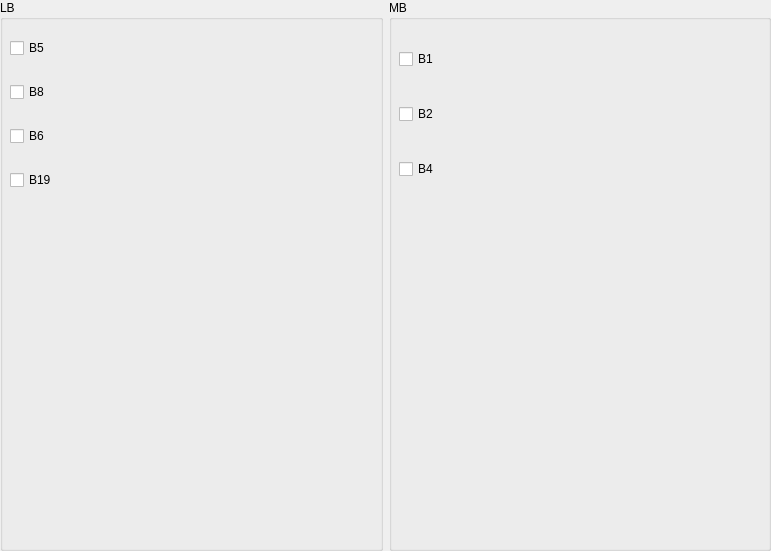
      <widget class="QWidget" name="page_wcdma">
       <property name="geometry">
        <rect>
         <x>0</x>
         <y>0</y>
         <width>771</width>
         <height>551</height>
        </rect>
       </property>
       <attribute name="label">
        <string>WCDMA</string>
       </attribute>
       <widget class="QWidget" name="layoutWidget">
        <property name="geometry">
         <rect>
          <x>0</x>
          <y>0</y>
          <width>771</width>
          <height>551</height>
         </rect>
        </property>
        <layout class="QHBoxLayout" name="horizontalLayout_bnads_wcdma">
         <item>
          <widget class="QGroupBox" name="groupBox_lb_wcdma">
           <property name="title">
            <string>LB</string>
           </property>
           <widget class="QWidget" name="layoutWidget_3">
            <property name="geometry">
             <rect>
              <x>10</x>
              <y>20</y>
              <width>341</width>
              <height>191</height>
             </rect>
            </property>
            <layout class="QGridLayout" name="gridLayout_lb_wcdma">
             <item row="0" column="0">
              <widget class="QCheckBox" name="b5_wcdma">
               <property name="text">
                <string>B5</string>
               </property>
              </widget>
             </item>
             <item row="2" column="0">
              <widget class="QCheckBox" name="b6_wcdma">
               <property name="text">
                <string>B6</string>
               </property>
              </widget>
             </item>
             <item row="1" column="0">
              <widget class="QCheckBox" name="b8_wcdma">
               <property name="text">
                <string>B8</string>
               </property>
              </widget>
             </item>
             <item row="3" column="0">
              <widget class="QCheckBox" name="b19_wcdma">
               <property name="text">
                <string>B19</string>
               </property>
              </widget>
             </item>
            </layout>
           </widget>
          </widget>
         </item>
         <item>
          <widget class="QGroupBox" name="groupBox_mb_wcdma">
           <property name="title">
            <string>MB</string>
           </property>
           <widget class="QWidget" name="layoutWidget_6">
            <property name="geometry">
             <rect>
              <x>10</x>
              <y>20</y>
              <width>341</width>
              <height>191</height>
             </rect>
            </property>
            <layout class="QGridLayout" name="gridLayout_mb_wcdma">
             <item row="1" column="0">
              <widget class="QCheckBox" name="b2_wcdma">
               <property name="text">
                <string>B2</string>
               </property>
              </widget>
             </item>
             <item row="2" column="0">
              <widget class="QCheckBox" name="b4_wcdma">
               <property name="text">
                <string>B4</string>
               </property>
              </widget>
             </item>
             <item row="0" column="0">
              <widget class="QCheckBox" name="b1_wcdma">
               <property name="text">
                <string>B1</string>
               </property>
              </widget>
             </item>
            </layout>
           </widget>
          </widget>
         </item>
        </layout>
       </widget>
      </widget>
